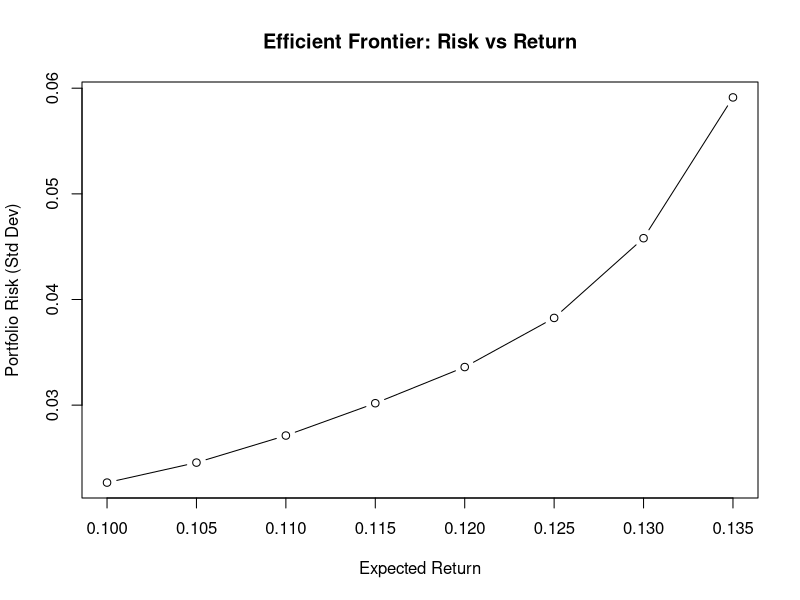

The R script that drew this image:
## ---- chunk 1
# Load required package
library(lpSolve)
library(quadprog)

# Direct shipping only solution
direct_shipping <- function() {
  # Define costs from plants to disposal sites (Table 1)
  costs <- matrix(c(
    12, 15, 17,  # Denver
    14, 9, 10,   # Morganton
    13, 20, 11,  # Morrisville
    17, 16, 19,  # Pineville
    7, 14, 12,   # Rockhill
    22, 16, 18   # Statesville
  ), nrow = 6, byrow = TRUE)
  
  # Supply (weekly waste generation by plant)
  supply <- c(45, 26, 42, 53, 29, 38)
  
  # Demand (disposal site capacities)
  demand <- c(65, 80, 105)
  
  # Build constraint matrix
  # Create a matrix that represents the constraints
  num_plants <- length(supply)
  num_sites <- length(demand)
  
  # Row constraints (each plant's total shipments = supply)
  row_constraints <- do.call(cbind, lapply(1:num_plants, function(i) {
    row <- rep(0, num_plants * num_sites)
    row[((i-1)*num_sites + 1):(i*num_sites)] <- 1
    row
  }))
  
  # Column constraints (each site's total shipments <= demand)
  col_constraints <- do.call(cbind, lapply(1:num_sites, function(j) {
    col <- rep(0, num_plants * num_sites)
    col[seq(j, num_plants*num_sites, by=num_sites)] <- 1
    col
  }))
  
  # Combine all constraints
  constraint_matrix <- rbind(t(row_constraints), t(col_constraints))
  constraint_dir <- c(rep("==", num_plants), rep("<=", num_sites))
  constraint_rhs <- c(supply, demand)
  
  # Solve the linear program
  solution <- lp(
    direction = "min",
    objective.in = as.vector(costs),
    const.mat = constraint_matrix,
    const.dir = constraint_dir,
    const.rhs = constraint_rhs,
    all.int = FALSE  # Allow fractional barrels for realistic solution
  )
  
  # Reshape solution to matrix form
  shipments <- matrix(solution$solution, nrow = num_plants, byrow = TRUE)
  rownames(shipments) <- c("Denver", "Morganton", "Morrisville", "Pineville", "Rockhill", "Statesville")
  colnames(shipments) <- c("Orangeburg", "Florence", "Macon")
  
  return(list(cost = solution$objval, shipments = shipments))
}

# Run the direct shipping solution
direct_result <- direct_shipping()

# Print results
cat("Direct shipping only:\n")
cat("Total cost:", direct_result$cost, "\n")
cat("Shipment plan (barrels per week):\n")
print(direct_result$shipments)

# Verify total shipped equals total waste generated
cat("\nVerification:\n")
cat("Total waste generated:", sum(c(45, 26, 42, 53, 29, 38)), "\n")
cat("Total waste shipped:", sum(direct_result$shipments), "\n")
cat("Disposal site capacities:\n")
cat("Orangeburg received:", sum(direct_result$shipments[,1]), "(capacity: 65)\n")
cat("Florence received:", sum(direct_result$shipments[,2]), "(capacity: 80)\n")
cat("Macon received:", sum(direct_result$shipments[,3]), "(capacity: 105)\n")
## ---- chunk 2
# Transshipment Optimization with dummy source to balance demand
solve_transshipment_only <- function() {
  # Nodes
  plants <- c("Denver", "Morganton", "Morrisville", "Pineville", "Rockhill", "Statesville")
  disposals <- c("Orangeburg", "Florence", "Macon")
  dummy <- "DummySource"
  all_nodes <- c(dummy, plants, disposals)
  n <- length(all_nodes)

  # Net supply (including dummy to match excess demand)
  supply <- c(17, 45, 26, 42, 53, 29, 38, -65, -80, -105)

  # Cost matrix (n x n) — transshipment only: exclude direct plant→disposal
  cost <- matrix(1e5, n, n)

  # Dummy → disposal
  cost[1, 8:10] <- 1e4

  # Plant → plant (Table 3)
  ptp <- matrix(c(
    NA, 3, 4, 9, 5, 4,
    6, NA, 7, 6, 9, 4,
    5, 7, NA, 3, 4, 9,
    5, 4, 3, NA, 3, 11,
    5, 9, 5, 3, NA, 14,
    4, 7, 11, 12, 8, NA
  ), 6, 6, byrow = TRUE)
  cost[2:7, 2:7] <- ifelse(is.na(ptp), 1e5, ptp)

  # Disposal → disposal (Table 4)
  sts <- matrix(c(
    NA, 12, 10,
    12, NA, 15,
    10, 15, NA
  ), 3, 3, byrow = TRUE)
  cost[8:10, 8:10] <- ifelse(is.na(sts), 1e5, sts)

  # Self-loops allowed
  diag(cost) <- 0

  # LP constraint matrix (net flow = supply)
  cost_vec <- as.vector(t(cost))
  constr_mat <- matrix(0, n, n * n)
  for (i in 1:n) {
    for (j in 1:n) {
      from <- (i - 1) * n + j
      to <- (j - 1) * n + i
      constr_mat[i, from] <- 1
      constr_mat[i, to] <- constr_mat[i, to] - 1
    }
  }

  result <- lp(
    direction = "min",
    objective.in = cost_vec,
    const.mat = constr_mat,
    const.dir = rep("==", n),
    const.rhs = supply,
    all.int = FALSE
  )

  if (result$status != 0) stop("No feasible solution found")

  flow_matrix <- matrix(result$solution, nrow = n, byrow = TRUE)
  colnames(flow_matrix) <- rownames(flow_matrix) <- all_nodes
  return(list(cost = result$objval, flows = flow_matrix))
}

# Run
res <- solve_transshipment_only()
cat("\nTransshipment Total Cost:", res$cost, "\n")
print(round(res$flows, 2))
cat("\nNet Flow Check:\n")
print(round(rowSums(res$flows) - colSums(res$flows), 2))
## ---- chunk 3
solve_11_percent_portfolio <- function() {
  mu <- c(0.07, 0.12, 0.11, 0.14, 0.14, 0.09)
  names(mu) <- c("Bonds", "HighTech", "Foreign", "CallOpt", "PutOpt", "Gold")

  Sigma <- matrix(c(
    0.001,    0.0003, -0.0003,  0.00035, -0.00035, 0.0004,
    0.0003,   0.009,   0.0004,  0.0016,  -0.0016,  0.0006,
   -0.0003,  0.0004,  0.008,   0.0015,  -0.0055, -0.0007,
    0.00035, 0.0016,  0.0015,  0.012,   -0.0005,  0.0008,
   -0.00035,-0.0016, -0.0055, -0.0005,   0.012,  -0.0008,
    0.0004,  0.0006, -0.0007,  0.0008,  -0.0008,  0.005
  ), 6, 6, byrow = TRUE)

  A_eq <- rep(1, 6)
  r_target <- 0.11
  Amat <- cbind(A_eq, mu, diag(6))
  bvec <- c(1, r_target, rep(0, 6))

  result <- solve.QP(Dmat = 2 * Sigma, dvec = rep(0, 6), Amat = Amat, bvec = bvec, meq = 1)

  weights <- result$solution
  risk <- sqrt(t(weights) %*% Sigma %*% weights)
  ret <- sum(weights * mu)

  allocation <- data.frame(
    Asset = names(mu),
    Weight = round(weights, 4),
    DollarInvestment = round(10000 * weights, 2)
  )

  list(Return = round(ret, 4), Risk = round(risk, 4), Allocation = allocation)
}

# Run allocation report
allocation_11 <- solve_11_percent_portfolio()
cat("\n--- Allocation for 11% Target Return ---\n")
cat("Expected Return:", allocation_11$Return, "\n")
cat("Portfolio Risk:", allocation_11$Risk, "\n")
print(allocation_11$Allocation)
## ---- chunk 4
solve_portfolio <- function() {
  # Expected returns vector
  mu <- c(0.07, 0.12, 0.11, 0.14, 0.14, 0.09)
  names(mu) <- c("Bonds", "HighTech", "Foreign", "CallOpt", "PutOpt", "Gold")

  # Covariance matrix
  Sigma <- matrix(c(
    0.001,    0.0003, -0.0003,  0.00035, -0.00035, 0.0004,
    0.0003,   0.009,   0.0004,  0.0016,  -0.0016,  0.0006,
   -0.0003,  0.0004,  0.008,   0.0015,  -0.0055, -0.0007,
    0.00035, 0.0016,  0.0015,  0.012,   -0.0005,  0.0008,
   -0.00035,-0.0016, -0.0055, -0.0005,   0.012,  -0.0008,
    0.0004,  0.0006, -0.0007,  0.0008,  -0.0008,  0.005
  ), nrow = 6, byrow = TRUE)

  # Equality constraint: sum of weights = 1
  A_eq <- rep(1, 6)

  # Baseline return constraints
  targets <- seq(0.10, 0.135, by = 0.005)

  results <- data.frame(ReturnTarget = numeric(), Risk = numeric(), ReturnAchieved = numeric())

  for (r_min in targets) {
    # Constraint matrix: cbind(sum(w)=1, mu' * w >= r_min)
    Amat <- cbind(A_eq, mu, diag(6))  # sum(w)=1, return>=r, w>=0
    bvec <- c(1, r_min, rep(0, 6))

    # Solve QP
    result <- solve.QP(Dmat = 2 * Sigma, dvec = rep(0, 6), Amat = Amat, bvec = bvec, meq = 1)

    weights <- result$solution
    risk <- sqrt(t(weights) %*% Sigma %*% weights)
    ret <- sum(weights * mu)

    results <- rbind(results, data.frame(
      ReturnTarget = r_min,
      Risk = round(risk, 6),
      ReturnAchieved = round(ret, 6)
    ))
  }

  return(results)
}

# Run
portfolio_results <- solve_portfolio()
print(portfolio_results)

# Plot: Return vs Risk
plot(portfolio_results$ReturnAchieved, portfolio_results$Risk, type = "b",
     xlab = "Expected Return", ylab = "Portfolio Risk (Std Dev)",
     main = "Efficient Frontier: Risk vs Return")
